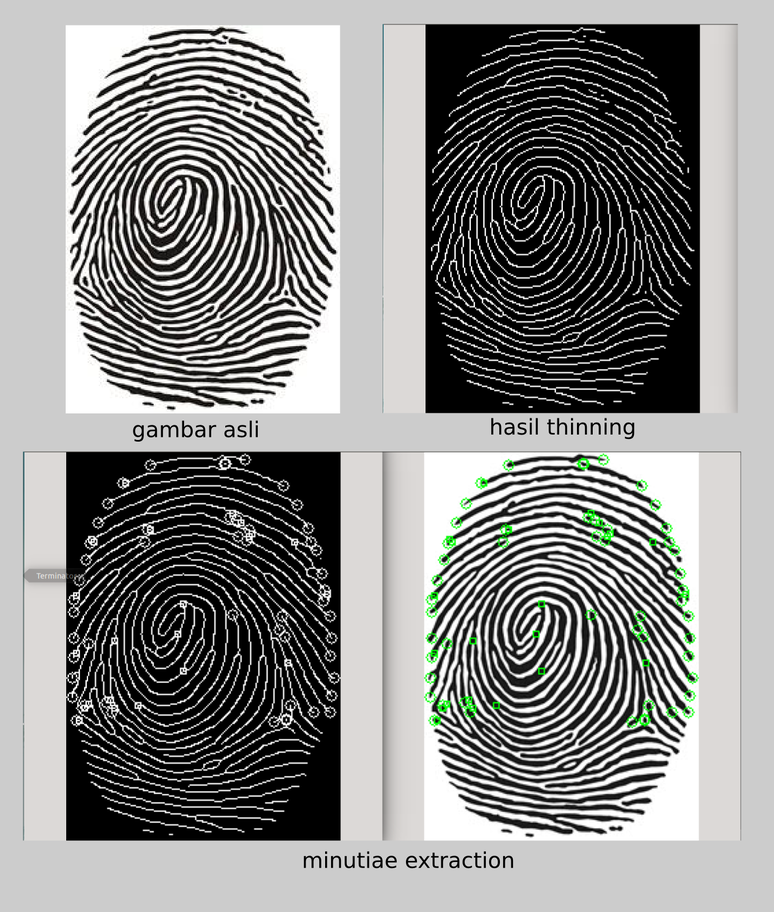
//> input picture minutiae.png, 774 x 912 px, shrunk from 1426 x 1681 before the run
$ ./minutiae minutiae.png   (built with g++ and OpenCV 4)
//> lines starting //> are read from the running program, lines starting //| are printed output that depends on the picture; after the words box and inside, x2 and y2 are one past the last pixel; in counts of white or black regions, pixels touching at a corner belong together
#include <iostream>
#include <fstream>
#include "opencv2/highgui/highgui.hpp"
#include "opencv2/imgproc/imgproc.hpp"

using namespace cv;
using namespace std;

Mat img, imgg, imgn, imgt, imer, imdil, color;
double thresh = 80;
double maxValue = 255;

CvScalar white = CV_RGB(255,255,255);
CvScalar green = CV_RGB(0,255,0);

int erosion_size=2;
int dilation_size=1;

Mat elm1 = getStructuringElement(MORPH_CROSS, Size(2*erosion_size + 1, 2*erosion_size+  1), Point(erosion_size, erosion_size));
Mat elm2 = getStructuringElement(MORPH_CROSS, Size(2*dilation_size + 1, 2*dilation_size+  1), Point(dilation_size, dilation_size));

void thinningIteration(cv::Mat& im, int iter)
{
    cv::Mat marker = cv::Mat::zeros(im.size(), CV_8UC1);

    for (int i = 1; i < im.rows-1; i++)
    {
        for (int j = 1; j < im.cols-1; j++)
        {
            uchar p2 = im.at<uchar>(i-1, j);
            uchar p3 = im.at<uchar>(i-1, j+1);
            uchar p4 = im.at<uchar>(i, j+1);
            uchar p5 = im.at<uchar>(i+1, j+1);
            uchar p6 = im.at<uchar>(i+1, j);
            uchar p7 = im.at<uchar>(i+1, j-1);
            uchar p8 = im.at<uchar>(i, j-1);
            uchar p9 = im.at<uchar>(i-1, j-1);

            int A  = (p2 == 0 && p3 == 1) + (p3 == 0 && p4 == 1) +
                     (p4 == 0 && p5 == 1) + (p5 == 0 && p6 == 1) +
                     (p6 == 0 && p7 == 1) + (p7 == 0 && p8 == 1) +
                     (p8 == 0 && p9 == 1) + (p9 == 0 && p2 == 1);
            int B  = p2 + p3 + p4 + p5 + p6 + p7 + p8 + p9;
            int m1 = iter == 0 ? (p2 * p4 * p6) : (p2 * p4 * p8);
            int m2 = iter == 0 ? (p4 * p6 * p8) : (p2 * p6 * p8);

            if (A == 1 && (B >= 2 && B <= 6) && m1 == 0 && m2 == 0)
                marker.at<uchar>(i,j) = 1;
        }
    }

    im &= ~marker;
}

/*Fungsi Skeletoning*/
void thinning(cv::Mat& im)
{
    im /= 255;

    cv::Mat prev = cv::Mat::zeros(im.size(), CV_8UC1);
    cv::Mat diff;

    do {
        thinningIteration(im, 0);
        thinningIteration(im, 1);
        cv::absdiff(im, prev, diff);
        im.copyTo(prev);
    }
    while (cv::countNonZero(diff) > 0);

    im *= 255;
}

/*Program Ekstraksi Minutiae*/
int main(int argc, char* argv[])
{
	Mat img = imread(argv[1], CV_LOAD_IMAGE_GRAYSCALE);
//> img: 912 rows x 774 cols, CV_8UC1; min 0, max 255, mean 138.7
	cvtColor(img,color,CV_GRAY2BGR);
	if (img.empty())
	{
		cout << "Unable to load image" << endl;
		system("pause");
		return -1;
	}
	namedWindow("thin", CV_WINDOW_NORMAL);
	namedWindow("gambar", CV_WINDOW_NORMAL);
	namedWindow("hasil", CV_WINDOW_NORMAL);

	cv::threshold(img, imgt, thresh, maxValue, CV_THRESH_BINARY_INV);
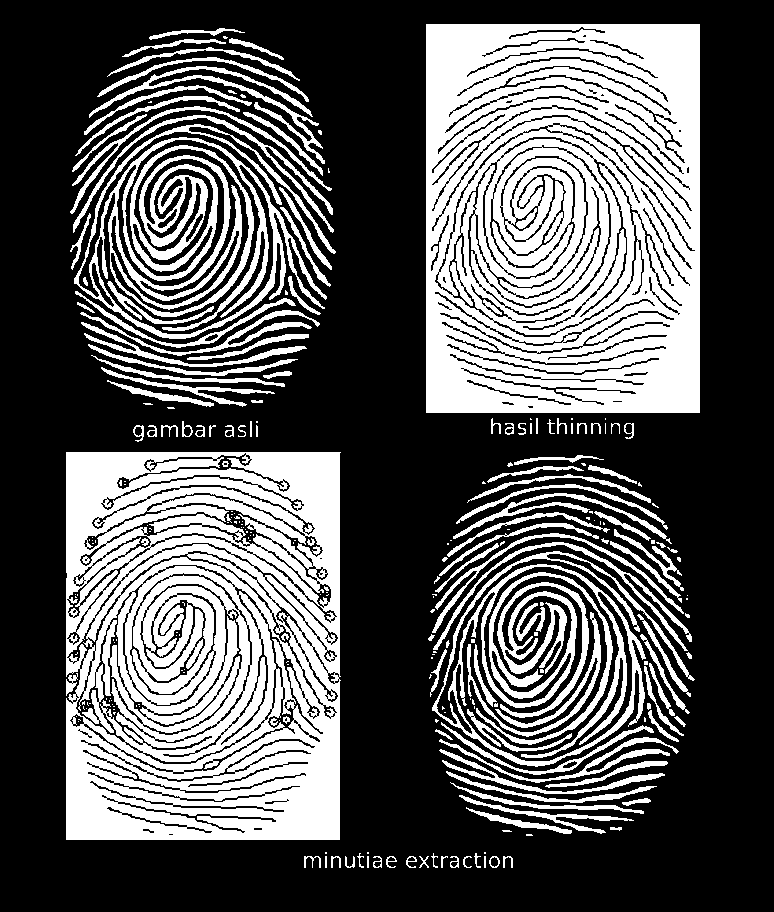
//> imgt: 912 rows x 774 cols, CV_8UC1; 35.1% white; 259 white regions (132 under 20 px), largest, box (x1, y1, x2, y2) and area: (426, 24, 700, 413) 89206, (66, 452, 341, 840) 85289, (74, 124, 336, 339) 17140

	thinning(imgt);
//> the loop in thinning, `do` made 26 passes
//> pass 1, in thinningIteration, `im &= ~marker;`:
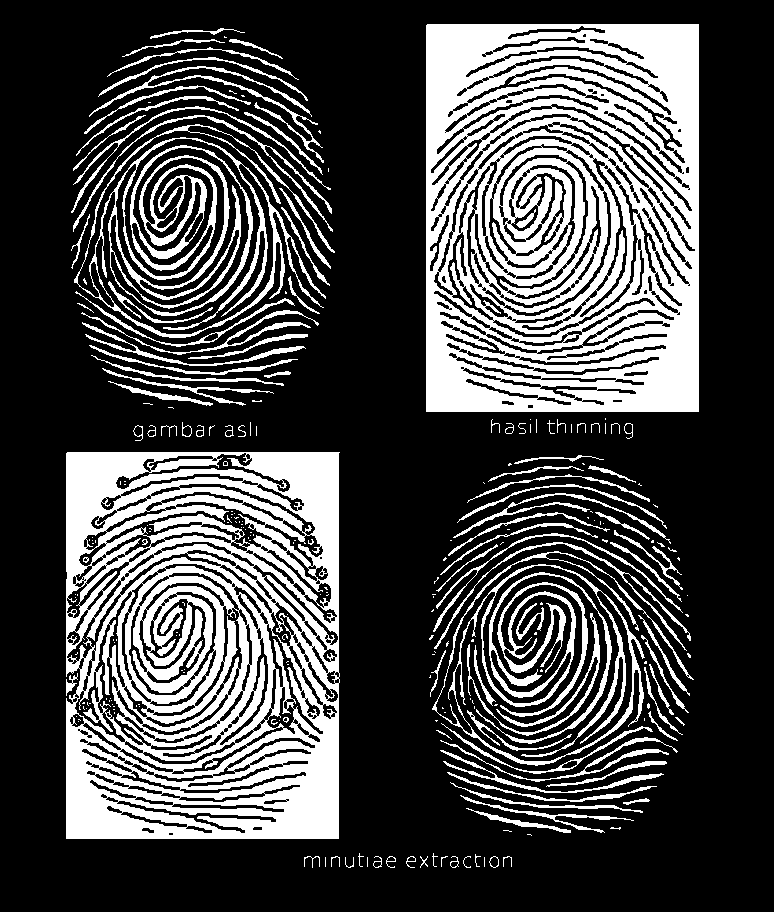
//> im: 912 rows x 774 cols, CV_8UC1; values 0 (black) and 1 (white), 28.3% white; 250 white regions (150 under 20 px), largest, box (x1, y1, x2, y2) and area: (426, 24, 699, 412) 77593, (66, 452, 340, 839) 72896, (74, 124, 335, 338) 11992
//> pass 1, in thinningIteration (call 2), `im &= ~marker;`:
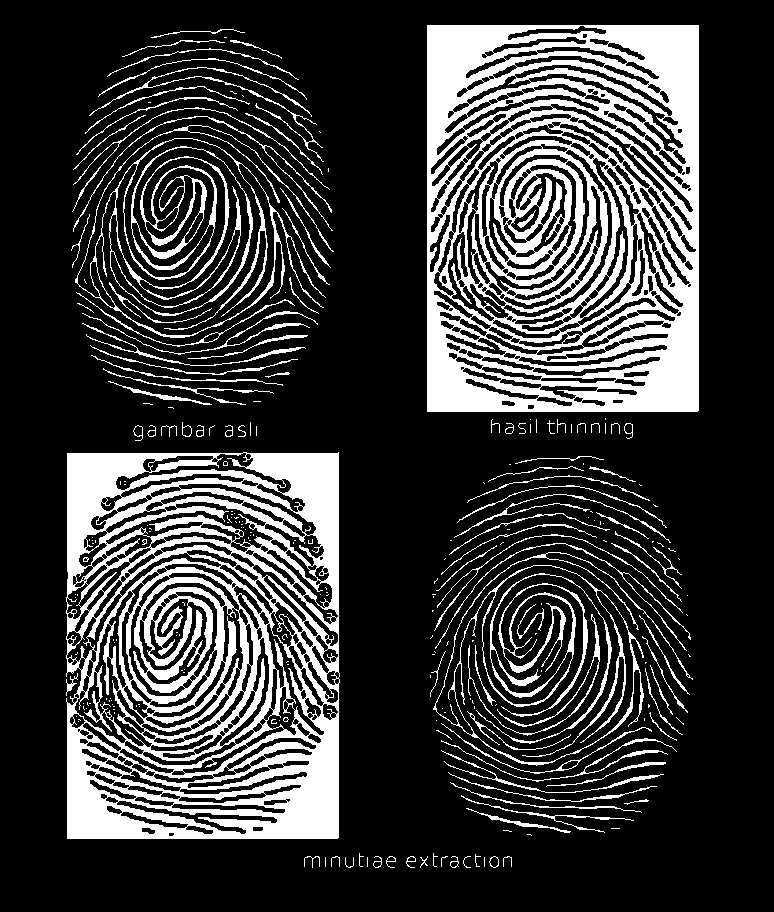
//> im: 912 rows x 774 cols, CV_8UC1; values 0 (black) and 1 (white), 22.3% white; 250 white regions (154 under 20 px), largest, box (x1, y1, x2, y2) and area: (427, 25, 699, 412) 65798, (66, 452, 340, 839) 61030, (75, 125, 334, 338) 7668
//> after the loop in thinning, `do`: im: 912 rows x 774 cols, CV_8UC1; values 0 (black) and 1 (white), 6.5% white in thin lines or dots, all inside (x1, y1, x2, y2) = (66, 25, 698, 868)
//> after the loop in thinning, `do`: diff: 912 rows x 774 cols, CV_8UC1; every value is 0
//> in thinning, `im *= 255;`:
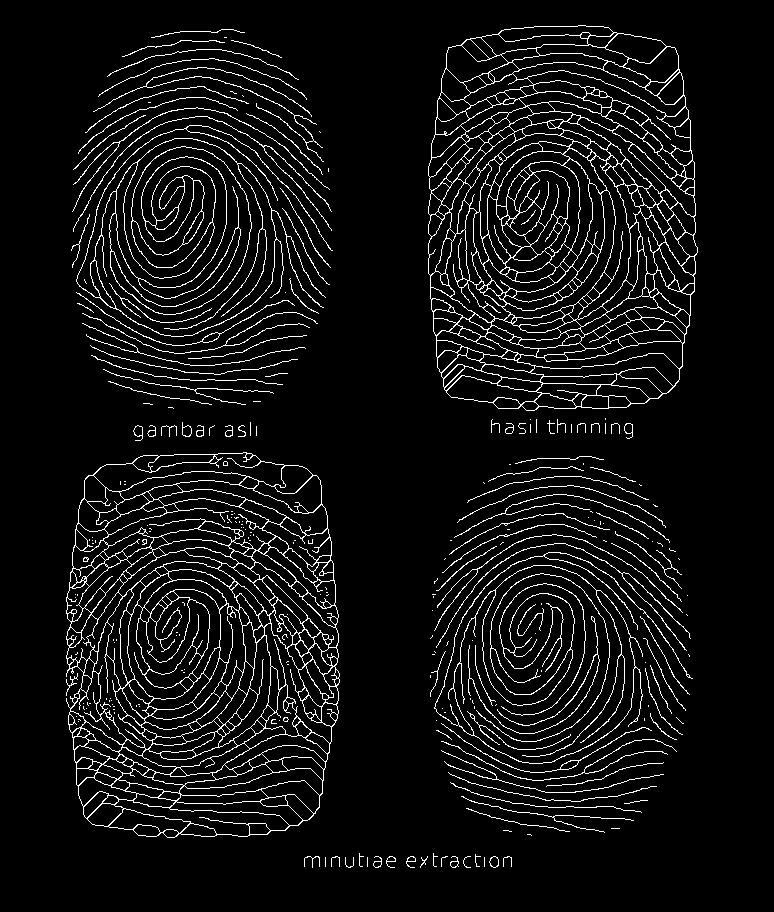
//> im: 912 rows x 774 cols, CV_8UC1; 6.5% white in thin lines or dots, all inside (x1, y1, x2, y2) = (66, 25, 698, 868)
	imshow("thin", imgt);
	int a=0 ,b=0 ,c=0 ,d=0 ,e=0 ,f=0 ,g=0 ,h=0 ,i=0;
	int ridge = 0, ridcheck = 0;
	int bif = 0, bifcheck =0;


	for(int y=0; y<imgt.rows;y++)
	{
		for(int x=0; x<imgt.cols;x++)
		{
			int pix1 = imgt.at<uchar>(x-1,y-1);
			int pix2 = imgt.at<uchar>(x,y-1);
			int pix3 = imgt.at<uchar>(x+1,y-1);
			int pix4 = imgt.at<uchar>(x-1,y);
			int pix5 = imgt.at<uchar>(x,y);
			int pix6 = imgt.at<uchar>(x+1,y);
			int pix7 = imgt.at<uchar>(x-1,y+1);
			int pix8 = imgt.at<uchar>(x,y+1);
			int pix9 = imgt.at<uchar>(x+1,y+1);

			if(pix1 > 80) a=1;
			if(pix2 > 80) b=1;
			if(pix3 > 80) c=1;
			if(pix4 > 80) d=1;
			if(pix5 > 80) e=1;
			if(pix6 > 80) f=1;
			if(pix7 > 80) g=1;
			if(pix8 > 80) h=1;
			if(pix9 > 80) i=1;

			if(a==1 && b==0 && c==0 && d==0 && e==1 && f==0 && g==0 && h==0 && i==0) ridge++, ridcheck++;
			if(a==0 && b==1 && c==0 && d==0 && e==1 && f==0 && g==0 && h==0 && i==0) ridge++, ridcheck++;
			if(a==0 && b==0 && c==1 && d==0 && e==1 && f==0 && g==0 && h==0 && i==0) ridge++, ridcheck++;
			if(a==0 && b==0 && c==0 && d==1 && e==1 && f==0 && g==0 && h==0 && i==0) ridge++, ridcheck++;
			if(a==0 && b==0 && c==0 && d==0 && e==1 && f==1 && g==0 && h==0 && i==0) ridge++, ridcheck++;
			if(a==0 && b==0 && c==0 && d==0 && e==1 && f==0 && g==1 && h==0 && i==0) ridge++, ridcheck++;
			if(a==0 && b==0 && c==0 && d==0 && e==1 && f==0 && g==0 && h==1 && i==0) ridge++, ridcheck++;
			if(a==0 && b==0 && c==0 && d==0 && e==1 && f==0 && g==0 && h==0 && i==1) ridge++, ridcheck++;

			if(a==1 && b==0 && c==0 && d==0 && e==1 && f==1 && g==1 && h==0 && i==0) bif++, bifcheck++;
			if(a==0 && b==1 && c==0 && d==1 && e==1 && f==0 && g==0 && h==0 && i==1) bif++, bifcheck++;
			if(a==1 && b==0 && c==1 && d==0 && e==1 && f==0 && g==0 && h==1 && i==0) bif++, bifcheck++;
			if(a==0 && b==1 && c==0 && d==0 && e==1 && f==1 && g==1 && h==0 && i==0) bif++, bifcheck++;
			if(a==0 && b==0 && c==1 && d==1 && e==1 && f==0 && g==0 && h==0 && i==1) bif++, bifcheck++;
			if(a==1 && b==0 && c==0 && d==0 && e==1 && f==1 && g==0 && h==1 && i==0) bif++, bifcheck++;
			if(a==0 && b==1 && c==0 && d==0 && e==1 && f==0 && g==1 && h==0 && i==1) bif++, bifcheck++;
			if(a==0 && b==0 && c==1 && d==1 && e==1 && f==0 && g==0 && h==1 && i==0) bif++, bifcheck++;
			// [4 lines of commented-out code are left out]

			if((ridge))
			{
				Point pt = Point(y,x);
				circle(color, pt, 4, green, 1, 8, 0);
				circle(imgt, pt, 4, white, 1, 8, 0);
				ridge = 0;
			}

			if((bif))
			{
				Point pt1 = Point(y-2,x-2);
				Point pt2 = Point(y+2,x+2);
				rectangle(color, pt1, pt2, green, 1, 8, 0);
				rectangle(imgt, pt1, pt2, white, 1, 8, 0);
				bif = 0;
			}

			a=0,b=0,c=0,d=0,e=0,f=0,g=0,h=0,i=0;
		}
	}
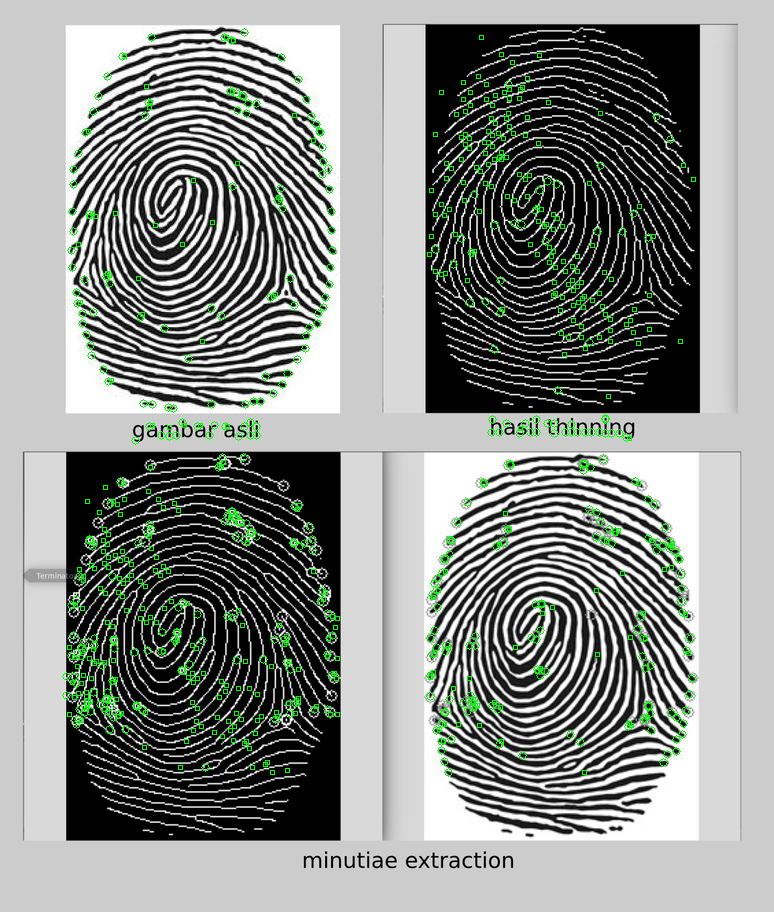
//> color: 912 rows x 774 cols, CV_8UC3; mean B, G, R 136.9, 141.8, 136.9
//> after the loop, a = 0; b = 0; c = 0; d = 0; e = 0; f = 0; ridge = 0; ridcheck = 437; bif = 0; bifcheck = 523
	imshow("gambar", imgt);
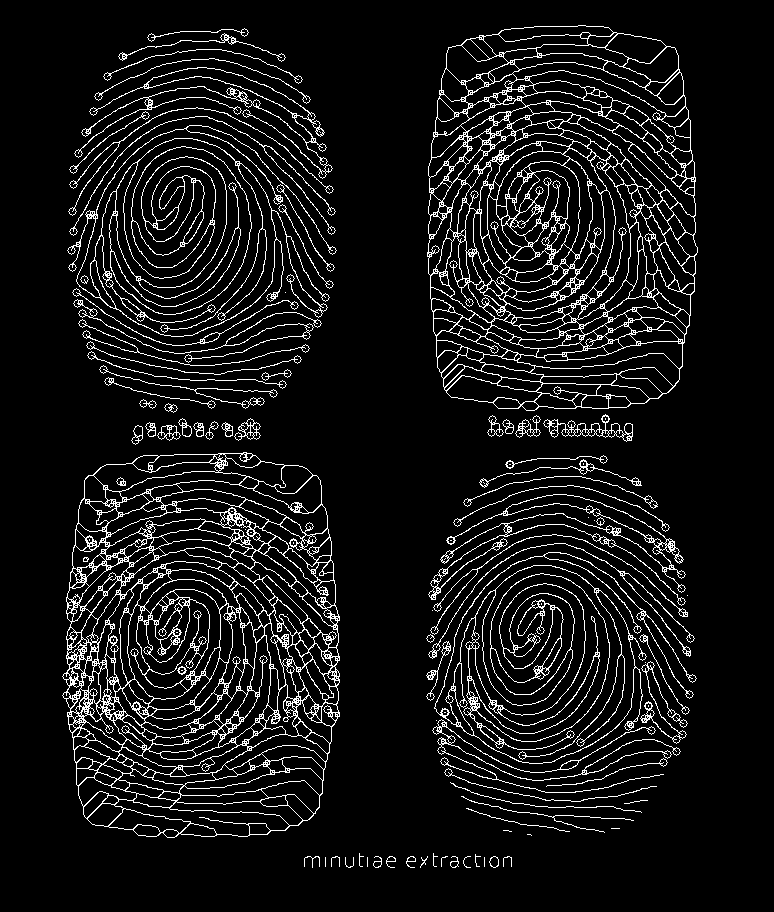
//> window 'gambar': 912 rows x 774 cols, CV_8UC1; 8.2% white in thin lines or dots, all inside (x1, y1, x2, y2) = (62, 25, 698, 868)
	imshow("hasil", color);
	cout << "jumlah ridge : " << ridcheck << endl;
//| jumlah ridge : 437
	cout << "jumlah bif : " << bifcheck << endl;
//| jumlah bif : 523

	if(waitKey(0)==27)
//> the space key is pressed
	return 0;
}
